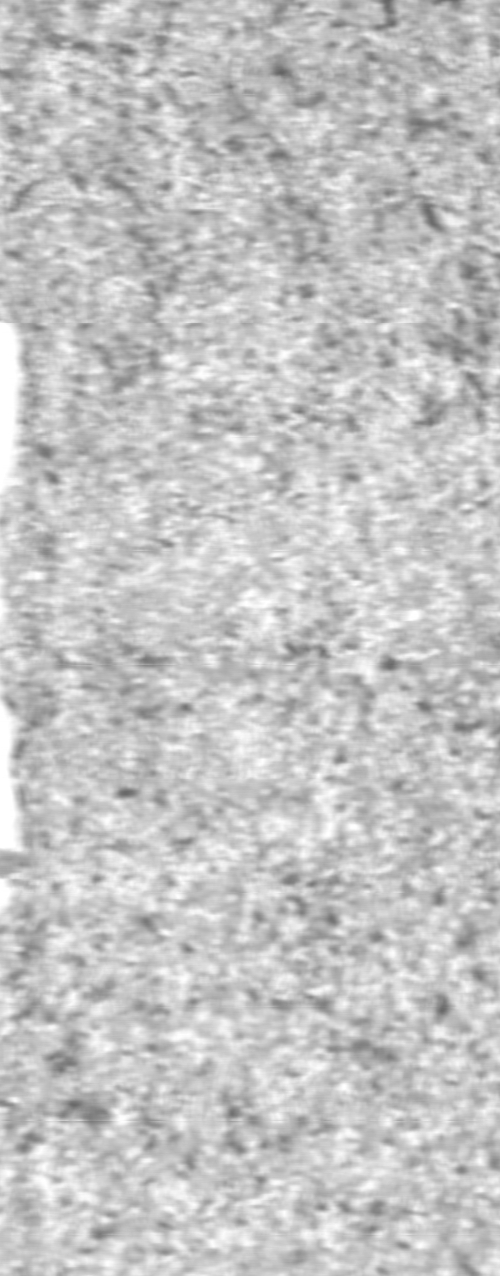
#> input picture data/annotations/kolektorsdd_boxes/kos06/Part0.jpg, 500 x 1276 px
$ python -i detect_classic.py   (imports and definitions only)   (older library calls are emulated)
#> lines starting #> are read from the running program, lines starting #| are printed output that depends on the picture
#> further down, picture is the input picture: shape (1276, 500); min 99, max 255, mean 195.7
from __future__ import annotations

from dataclasses import dataclass
from typing import Any

import cv2
import numpy as np

from .preprocess import PreprocessArtifacts


@dataclass
class DetectionResult:
    label: str
    defect_detected: bool
    confidence: float
    score: float
    mask: np.ndarray
    boxes: list[tuple[int, int, int, int]]
    debug_images: dict[str, np.ndarray]
    metadata: dict[str, Any]


# [28 lines left out: functions _elongated_kernel, _combine_blackhat, not called in this run]


def _gradient_energy(gray: np.ndarray) -> np.ndarray:
    grad_x = cv2.Sobel(gray, cv2.CV_32F, 1, 0, ksize=3)
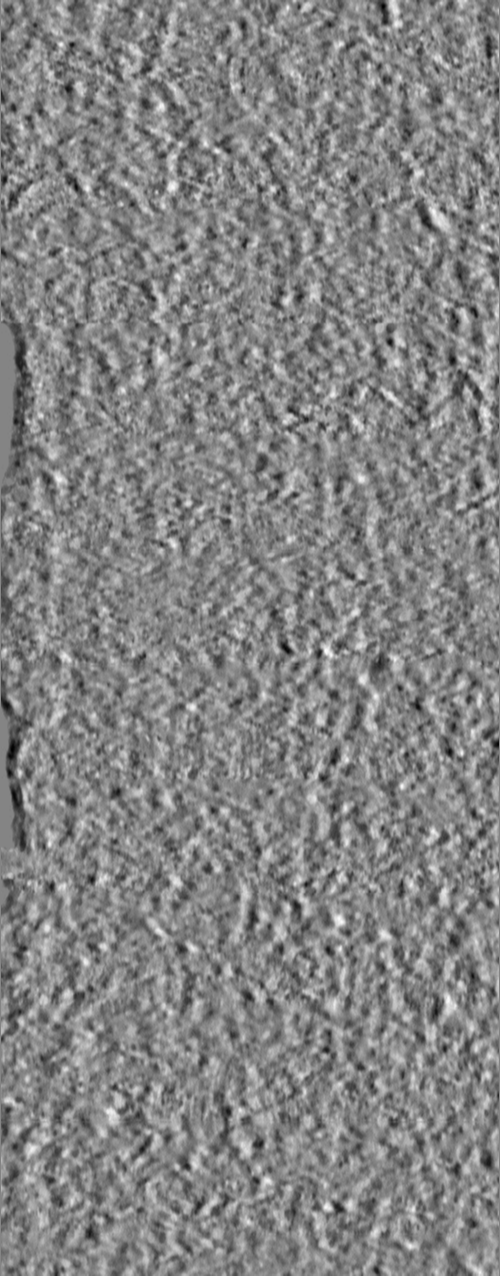
#> grad_x: shape (1276, 500) float32; min -116, max 107, mean -0.4; drawn with min black and max white
    grad_y = cv2.Sobel(gray, cv2.CV_32F, 0, 1, ksize=3)
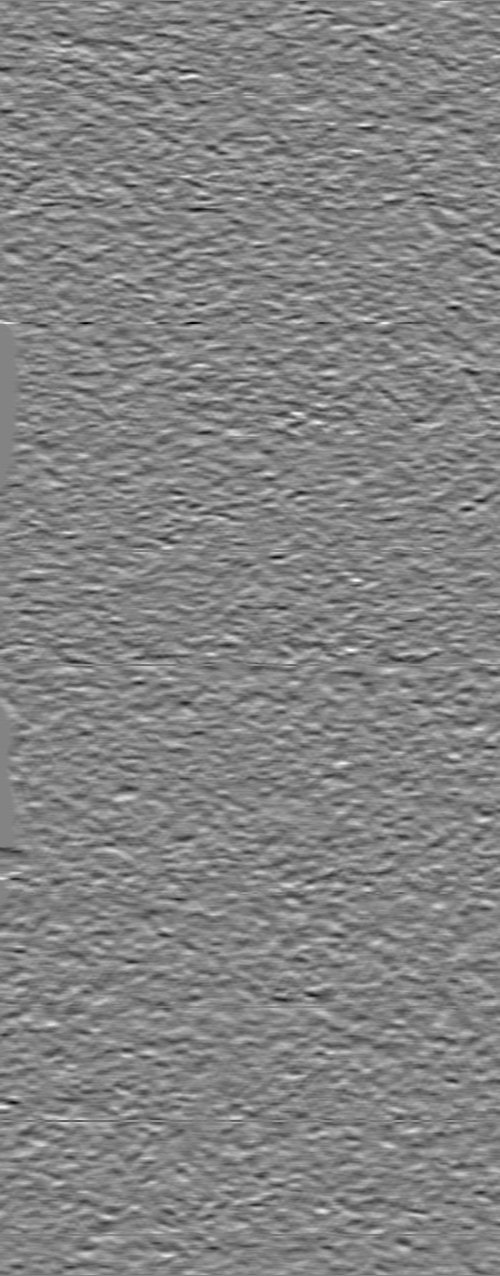
#> grad_y: shape (1276, 500) float32; min -246, max 231, mean 0.2; drawn with min black and max white
    mag = cv2.magnitude(grad_x, grad_y)
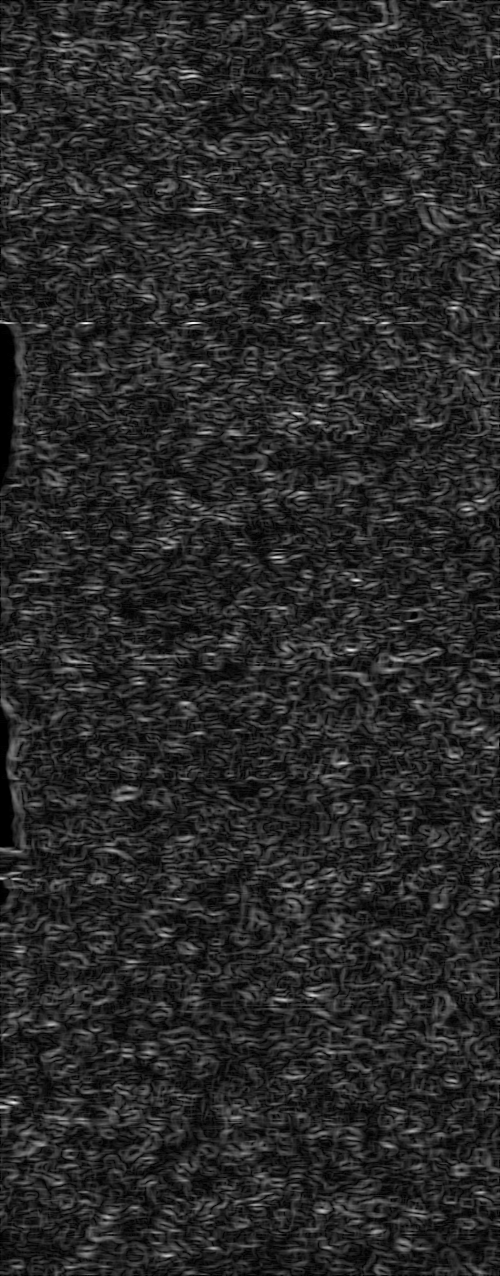
#> mag: shape (1276, 500) float32; min 0, max 246.1, mean 40.6
    mag = cv2.normalize(mag, None, 0, 255, cv2.NORM_MINMAX)
    return mag.astype(np.uint8)


# [142 lines left out: functions _clean_mask, _strong_candidates, _score_mask, detect_scratches_classic, not called in this run]

>>> import cv2
>>> picture = cv2.imread('../data/annotations/kolektorsdd_boxes/kos06/Part0.jpg', cv2.IMREAD_GRAYSCALE)
>>> result = _gradient_energy(picture)

$ run again, on data/annotations/kolektorsdd_boxes/kos06/Part2.jpg
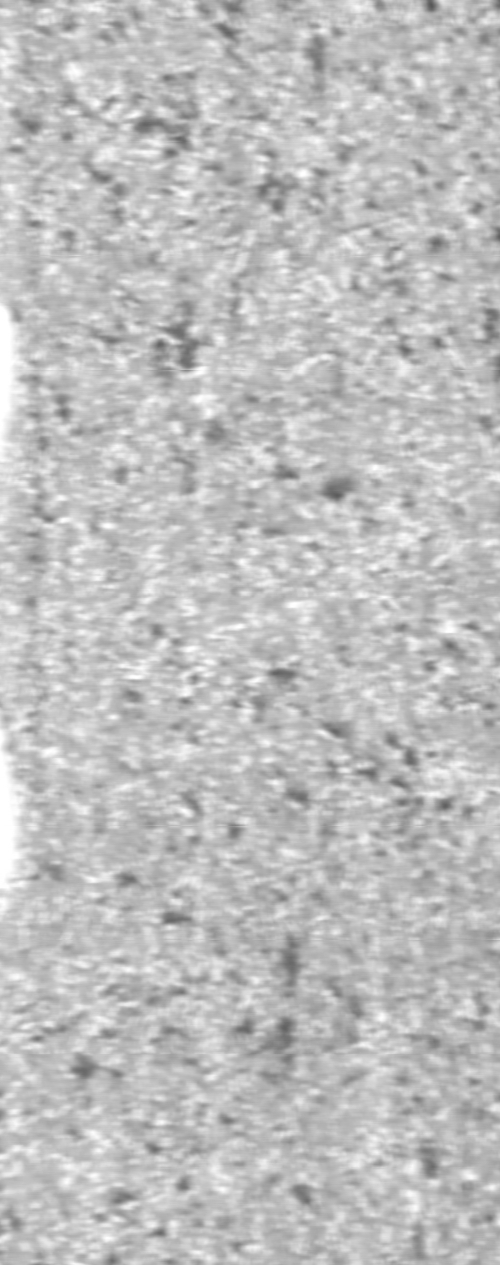
#> input picture data/annotations/kolektorsdd_boxes/kos06/Part2.jpg, 500 x 1265 px
#> picture is the input picture: shape (1265, 500); min 88, max 255, mean 190.3
#> in _gradient_energy, `grad_y = cv2.Sobel(gray, cv2.CV_32F, 0, 1, ksize=3)`:
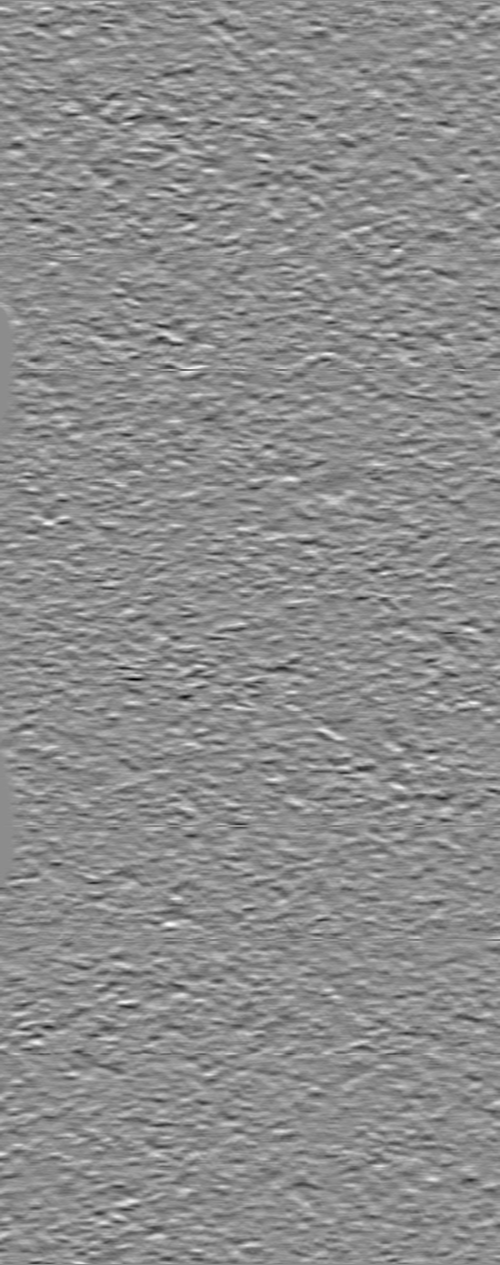
#> grad_y: shape (1265, 500) float32; min -274, max 222, mean 0; drawn with min black and max white
#> in _gradient_energy, `mag = cv2.magnitude(grad_x, grad_y)`:
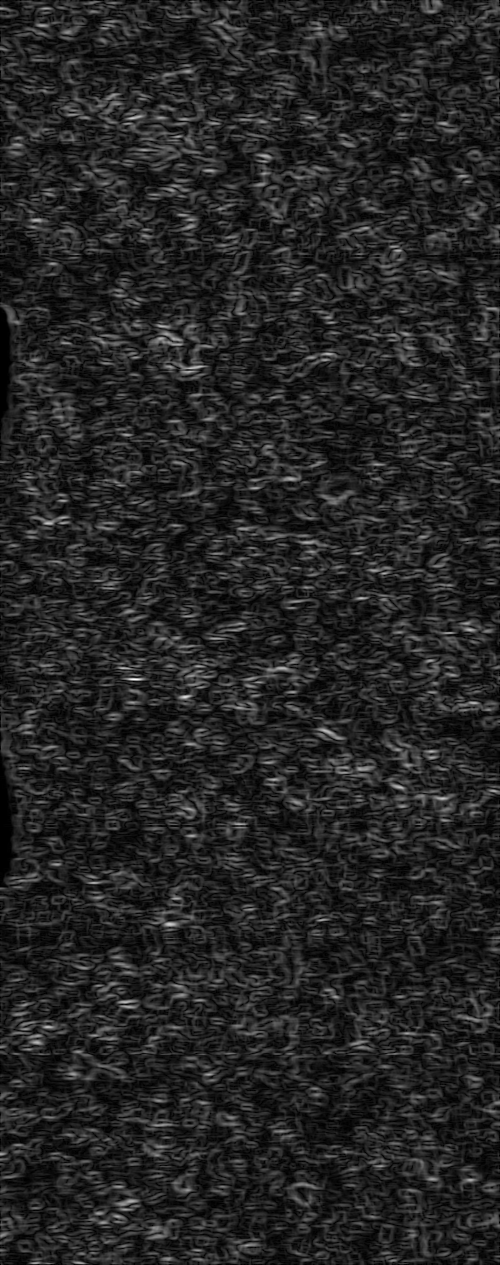
#> mag: shape (1265, 500) float32; min 0, max 274.9, mean 39.8; drawn with min black and max white

$ run again, on data/annotations/kolektorsdd_boxes/kos06/Part4.jpg
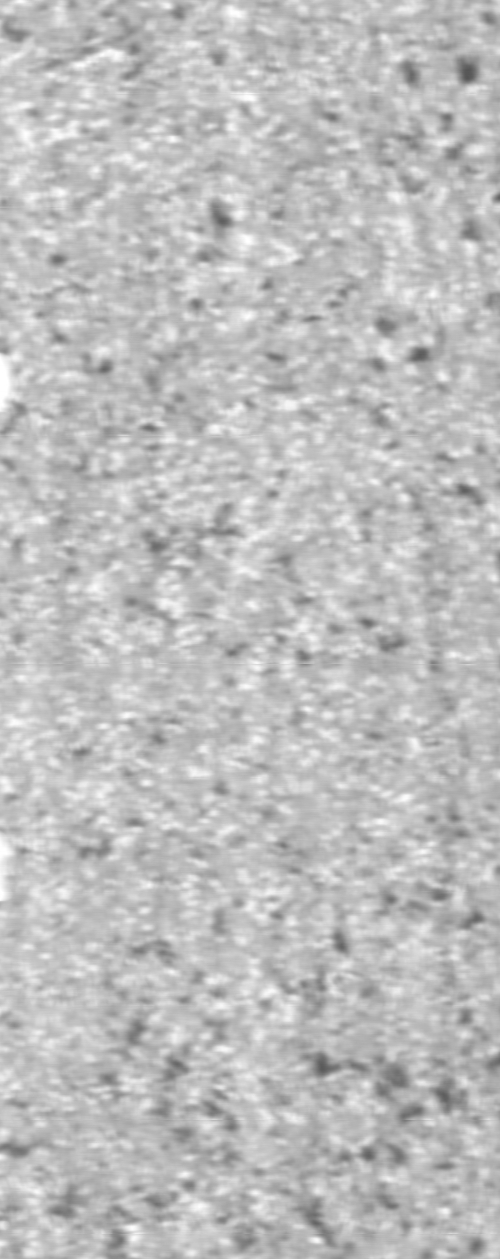
#> input picture data/annotations/kolektorsdd_boxes/kos06/Part4.jpg, 500 x 1259 px
#> picture is the input picture: shape (1259, 500); min 85, max 255, mean 189.3
#> in _gradient_energy, `grad_y = cv2.Sobel(gray, cv2.CV_32F, 0, 1, ksize=3)`:
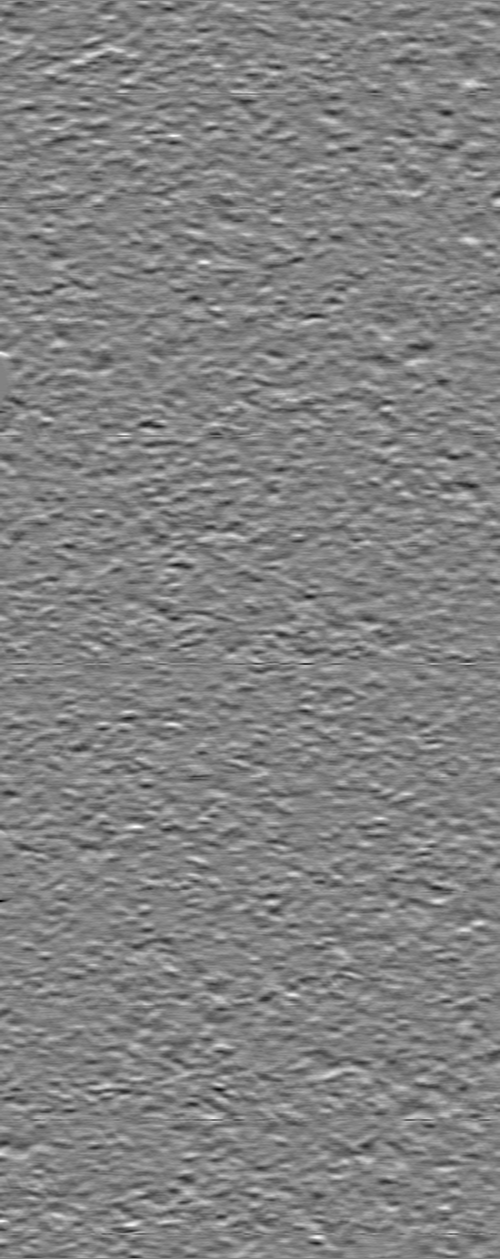
#> grad_y: shape (1259, 500) float32; min -214, max 205, mean -0.1; drawn with min black and max white
#> in _gradient_energy, `mag = cv2.magnitude(grad_x, grad_y)`:
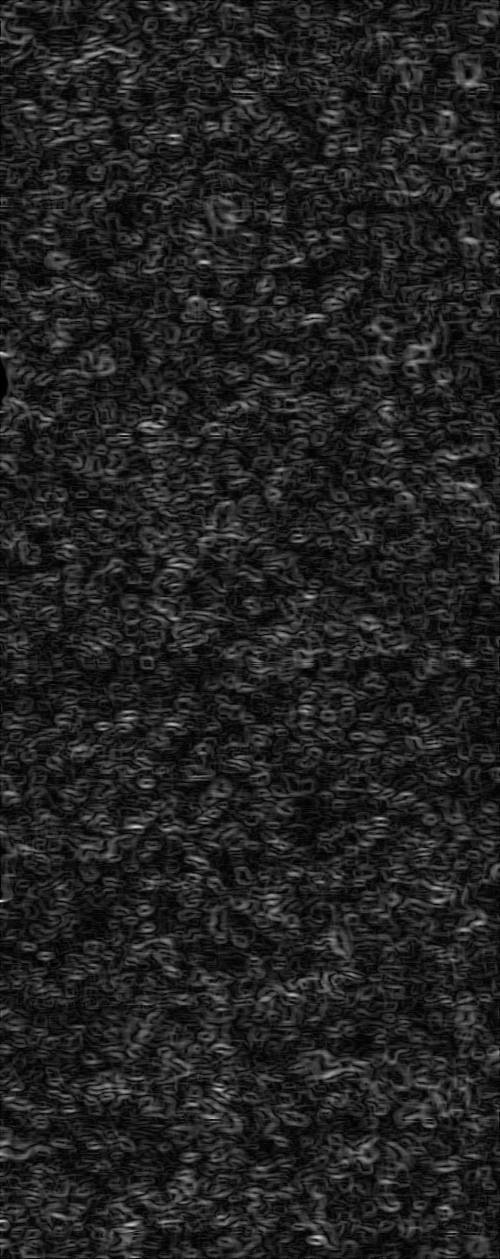
#> mag: shape (1259, 500) float32; min 0, max 214, mean 34.6

$ run again, on data/annotations/kolektorsdd_boxes/kos06/Part5.jpg
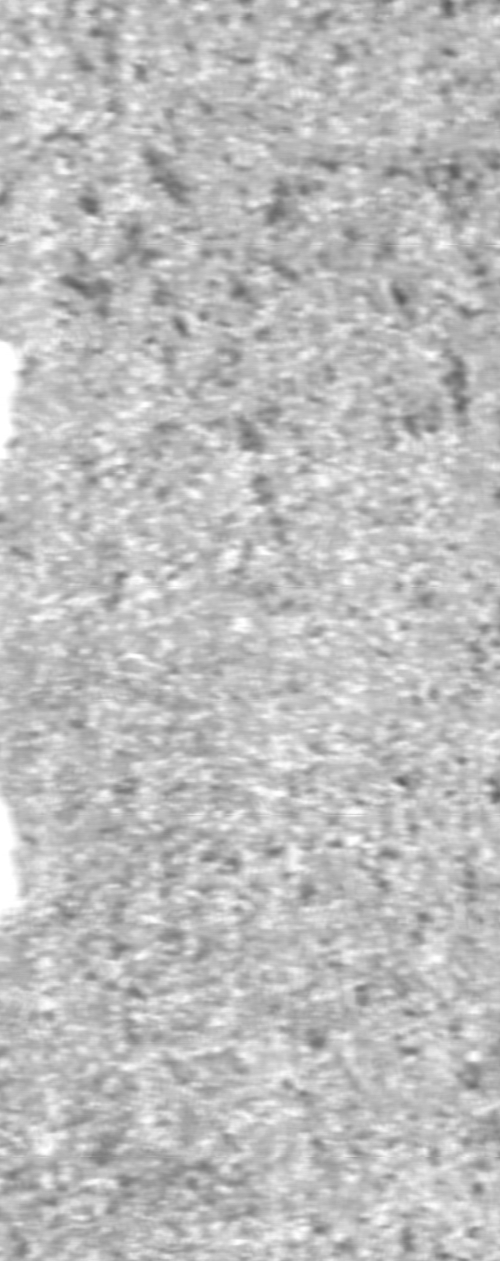
#> input picture data/annotations/kolektorsdd_boxes/kos06/Part5.jpg, 500 x 1261 px
#> picture is the input picture: shape (1261, 500); min 89, max 255, mean 189.4
#> in _gradient_energy, `grad_y = cv2.Sobel(gray, cv2.CV_32F, 0, 1, ksize=3)`:
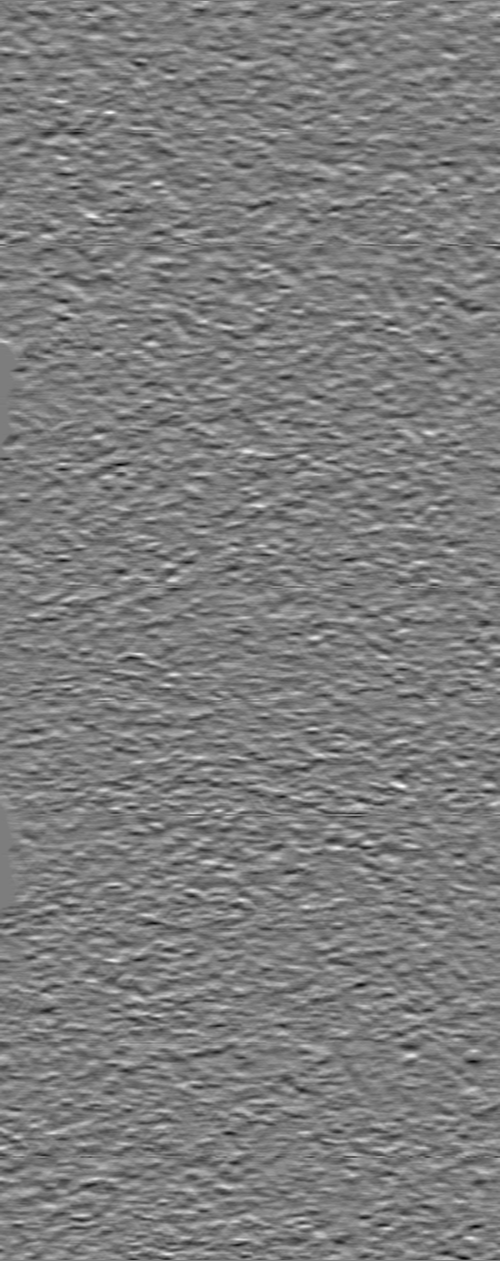
#> grad_y: shape (1261, 500) float32; min -225, max 233, mean 0.1; drawn with min black and max white
#> in _gradient_energy, `mag = cv2.magnitude(grad_x, grad_y)`:
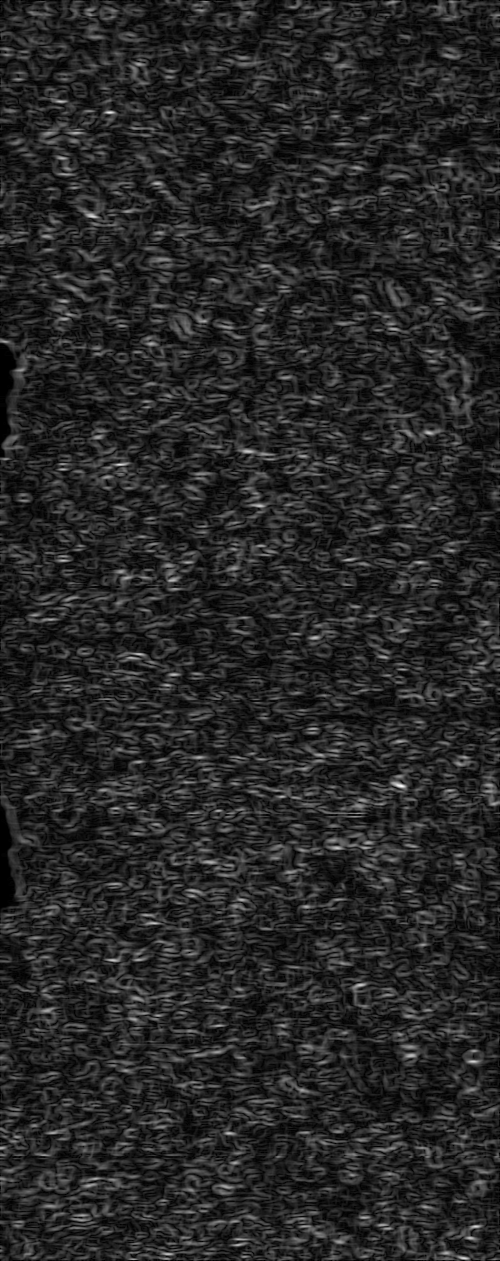
#> mag: shape (1261, 500) float32; min 0, max 249.6, mean 39
